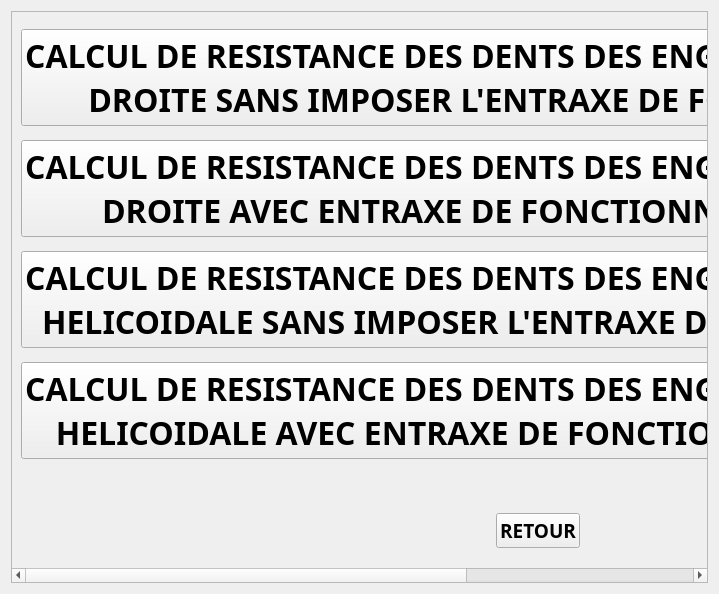
<?xml version="1.0" encoding="UTF-8"?>
<ui version="4.0">
 <class>RESISTANCE_ENGRENAGE_PARALLELE</class>
 <widget class="QWidget" name="RESISTANCE_ENGRENAGE_PARALLELE">
  <property name="windowModality">
   <enum>Qt::ApplicationModal</enum>
  </property>
  <property name="geometry">
   <rect>
    <x>0</x>
    <y>0</y>
    <width>719</width>
    <height>594</height>
   </rect>
  </property>
  <property name="windowTitle">
   <string>CALCUL DE RESISTANCE SUR LES ENGRENAGES PARALLELES</string>
  </property>
  <property name="windowIcon">
   <iconset>
    <normaloff>reducteur_gearexpert.gif</normaloff>reducteur_gearexpert.gif</iconset>
  </property>
  <layout class="QGridLayout" name="gridLayout_2">
   <item row="0" column="0">
    <widget class="QScrollArea" name="scrollArea">
     <property name="widgetResizable">
      <bool>true</bool>
     </property>
     <widget class="QWidget" name="scrollAreaWidgetContents">
      <property name="geometry">
       <rect>
        <x>0</x>
        <y>0</y>
        <width>927</width>
        <height>567</height>
       </rect>
      </property>
      <layout class="QGridLayout" name="gridLayout">
       <item row="0" column="0">
        <widget class="QPushButton" name="pushButton_EFFORTS_DROITE">
         <property name="font">
          <font>
           <family>Arial Black</family>
           <pointsize>24</pointsize>
           <weight>75</weight>
           <bold>true</bold>
          </font>
         </property>
         <property name="text">
          <string>CALCUL DE RESISTANCE DES DENTS DES ENGRENAGES A DENTURE
 DROITE SANS IMPOSER L'ENTRAXE DE FONCTIONNEMENT</string>
         </property>
        </widget>
       </item>
       <item row="5" column="0">
        <spacer name="horizontalSpacer_5">
         <property name="orientation">
          <enum>Qt::Horizontal</enum>
         </property>
         <property name="sizeHint" stdset="0">
          <size>
           <width>40</width>
           <height>20</height>
          </size>
         </property>
        </spacer>
       </item>
       <item row="4" column="0">
        <spacer name="horizontalSpacer_6">
         <property name="orientation">
          <enum>Qt::Horizontal</enum>
         </property>
         <property name="sizeHint" stdset="0">
          <size>
           <width>40</width>
           <height>20</height>
          </size>
         </property>
        </spacer>
       </item>
       <item row="2" column="0">
        <widget class="QPushButton" name="pushButton_EFFORTS_CONCOURANT">
         <property name="font">
          <font>
           <family>Arial Black</family>
           <pointsize>24</pointsize>
           <weight>75</weight>
           <bold>true</bold>
          </font>
         </property>
         <property name="text">
          <string>CALCUL DE RESISTANCE DES DENTS DES ENGRENAGES A DENTURE
 HELICOIDALE SANS IMPOSER L'ENTRAXE DE FONCTIONNEMENT</string>
         </property>
        </widget>
       </item>
       <item row="3" column="0">
        <widget class="QPushButton" name="pushButton_EFFORTS_ROUE_VIS">
         <property name="font">
          <font>
           <family>Arial Black</family>
           <pointsize>24</pointsize>
           <weight>75</weight>
           <bold>true</bold>
          </font>
         </property>
         <property name="text">
          <string>CALCUL DE RESISTANCE DES DENTS DES ENGRENAGES A DENTURE
 HELICOIDALE AVEC ENTRAXE DE FONCTIONNEMENT IMPOSER</string>
         </property>
        </widget>
       </item>
       <item row="6" column="0" alignment="Qt::AlignHCenter">
        <widget class="QPushButton" name="pushButton_RETOUR_EFFORTS_SUR_DENTS">
         <property name="font">
          <font>
           <family>Arial Black</family>
           <pointsize>14</pointsize>
           <weight>75</weight>
           <bold>true</bold>
          </font>
         </property>
         <property name="text">
          <string>RETOUR</string>
         </property>
        </widget>
       </item>
       <item row="1" column="0">
        <widget class="QPushButton" name="pushButton_EFFORTS_HELICOIDALE">
         <property name="font">
          <font>
           <family>Arial Black</family>
           <pointsize>24</pointsize>
           <weight>75</weight>
           <bold>true</bold>
          </font>
         </property>
         <property name="text">
          <string>CALCUL DE RESISTANCE DES DENTS DES ENGRENAGES A DENTURE
 DROITE AVEC ENTRAXE DE FONCTIONNEMENT IMPOSER</string>
         </property>
        </widget>
       </item>
      </layout>
     </widget>
    </widget>
   </item>
  </layout>
 </widget>
 <resources/>
 <connections/>
</ui>
